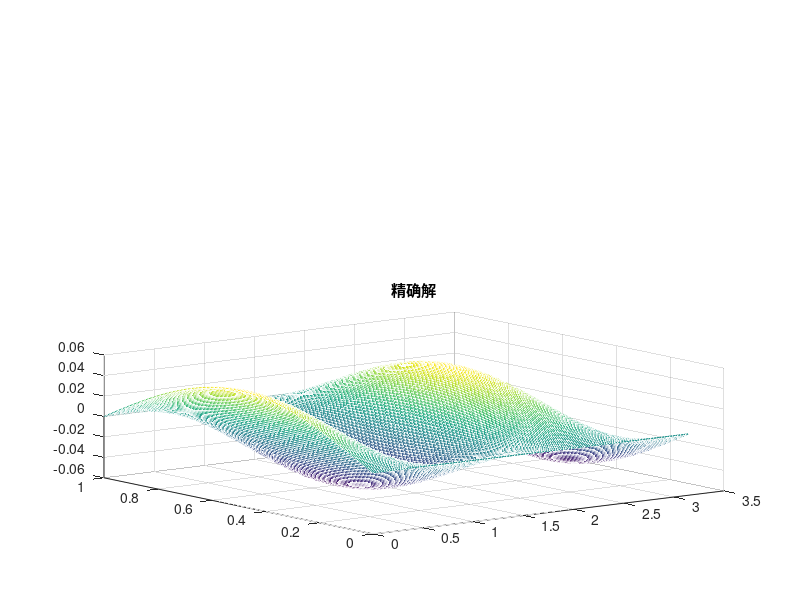

Write MATLAB code to recreate this figure. (Note: this script raises an error after producing the figure.)
% /**
% * two_dim.m
% * @author Zhisheng Li
% * @description Finite Depression Approximation method to solve the Ellipse partial differential equation
% * @created 2022-08-28T18:11:26.340Z+08:00
% * @copyright None
% * None
% * @last-modified 2022-08-31T13:57:43.410Z+08:00
% */

%% 精确解
figure('Units', 'centimeter', 'Position', [15 3 20 17]); % 设置图片大小
u = @(x, y) cos(3 * x) .* sin(pi * y) / (9 + pi^2);
x = linspace(0, pi, 200);
y = linspace(0, 1, 200);
[X, Y] = meshgrid(x, y);
Z1 = u(X, Y);
subplot(4, 2, [5, 6, 7, 8]);
mesh(X, Y, Z1);
title("精确解");

% 绘制 N=32 时, 精确解的情况
figure('Units', 'centimeter', 'Position', [15 3 25 15]); % 设置图片大小
sgtitle("N=32");
title_name = ["0.25", "0.5", "0.75"];

for t = 1:3
    subplot(1, 3, t)
    plot(x, Z1(1 + 50 * t, :), "r-", "LineWidth", 2.0);
    % y = Z1(1+25*t,:);
    % y(end) = NaN;
    % c = y;
    % patch(x,y,c,'EdgeColor','interp',"LineWidth",2.0);
    title("y=" + title_name(t));
    hold on
end

%% 数值解
N = [4 8 16 32]; % 精度逐渐提高
k = 1; % 图形编号
F = @(x, y) cos(3 * x) .* sin(pi * y); % 方程右边
figure(1);

for n = N

    % 将区域网格化
    h1 = pi / n;
    h2 = 1 / n;
    x = h1:h1:pi - h1;
    y = h2:h2:1 - h2;
    [X, Y] = meshgrid(x, y); % 不包括边界的 X,Y 坐标

    % 生成矩阵
    I = eye(n - 1);
    a = -ones(n - 2, 1);
    D1 = diag(a, 1) + diag(a, -1); % 次对角线
    D0 = ones(n - 1, 1) * 2 * (1 / (h1^2) + 1 / (h2^2)); % 主对角线
    D0(1) = 1 / (h1^2) + 2 / (h2^2); % 修正第二边值条件处的系数
    D0(n - 1) = 1 / (h1^2) + 2 / (h2^2);
    A = kron(I, D1) * (1 / (h1^2)) + kron(D1, I) * (1 / (h2^2)) + kron(I, diag(D0)); % 系数矩阵
    f = reshape(F(X, Y)', [], 1); % 方程右边的向量,将其转换为有（n-1)x(n-1) 个元素的列向量, 由于边界条件都为0, 因此无需修正
    Z = reshape(A \ f, n - 1, n - 1)'; % 求数值解
    % 绘图
    subplot(4, 2, k);
    x = 0:h1:pi;
    y = 0:h2:1;
    [X, Y] = meshgrid(x, y); % 包括边界的 X,Y 坐标
    Z0 = [zeros(1, n + 1); Z(:, 1), Z, Z(:, n - 1); zeros(1, n + 1)]; % 把边界条件添加到数值解上
    surf(X, Y, Z0);
    title("N = " + num2str(n));
    k = k + 1;
end

% 绘制 N=32 时的数值解
figure(2);

for t = 1:3
    subplot(1, 3, t)
    plot(x, Z0(1 + 8 * t, :), "k--", "LineWidth", 1.0);
    legend("精确解", "数值解", "Location", "southeast");
end
